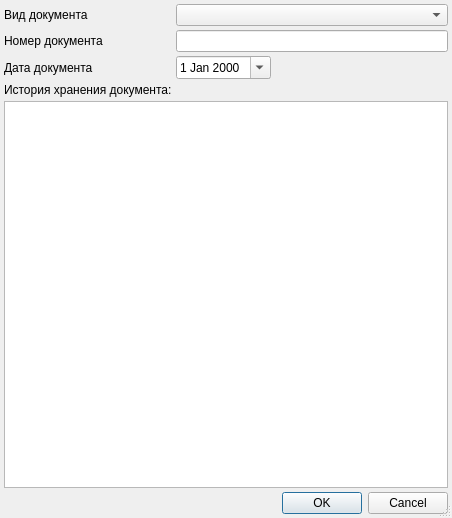
<?xml version="1.0" encoding="UTF-8"?>
<ui version="4.0">
 <class>ItemEditorDialog</class>
 <widget class="QDialog" name="ItemEditorDialog">
  <property name="geometry">
   <rect>
    <x>0</x>
    <y>0</y>
    <width>452</width>
    <height>518</height>
   </rect>
  </property>
  <property name="windowTitle">
   <string>ChangeMe!</string>
  </property>
  <property name="sizeGripEnabled">
   <bool>true</bool>
  </property>
  <layout class="QGridLayout" name="gridLayout">
   <property name="margin">
    <number>4</number>
   </property>
   <property name="spacing">
    <number>4</number>
   </property>
   <item row="0" column="0">
    <widget class="QLabel" name="lblDocumenType">
     <property name="sizePolicy">
      <sizepolicy hsizetype="Maximum" vsizetype="Preferred">
       <horstretch>0</horstretch>
       <verstretch>0</verstretch>
      </sizepolicy>
     </property>
     <property name="text">
      <string>Вид документа</string>
     </property>
     <property name="buddy">
      <cstring>cmbDocumentType</cstring>
     </property>
    </widget>
   </item>
   <item row="1" column="0">
    <widget class="QLabel" name="lblDocumentNumber">
     <property name="sizePolicy">
      <sizepolicy hsizetype="Maximum" vsizetype="Preferred">
       <horstretch>0</horstretch>
       <verstretch>0</verstretch>
      </sizepolicy>
     </property>
     <property name="text">
      <string>Номер документа</string>
     </property>
     <property name="buddy">
      <cstring>edtDocumentNumber</cstring>
     </property>
    </widget>
   </item>
   <item row="1" column="1" colspan="2">
    <widget class="QLineEdit" name="edtDocumentNumber"/>
   </item>
   <item row="2" column="0">
    <widget class="QLabel" name="lblDocumentDate">
     <property name="sizePolicy">
      <sizepolicy hsizetype="Maximum" vsizetype="Preferred">
       <horstretch>0</horstretch>
       <verstretch>0</verstretch>
      </sizepolicy>
     </property>
     <property name="text">
      <string>Дата документа</string>
     </property>
     <property name="buddy">
      <cstring>edtDocumentDate</cstring>
     </property>
    </widget>
   </item>
   <item row="2" column="1">
    <widget class="CDateEdit" name="edtDocumentDate">
     <property name="calendarPopup">
      <bool>true</bool>
     </property>
    </widget>
   </item>
   <item row="2" column="2">
    <spacer name="horizontalSpacer">
     <property name="orientation">
      <enum>Qt::Horizontal</enum>
     </property>
     <property name="sizeHint" stdset="0">
      <size>
       <width>173</width>
       <height>20</height>
      </size>
     </property>
    </spacer>
   </item>
   <item row="3" column="0">
    <widget class="QLabel" name="lblDocumentLocationHistory">
     <property name="sizePolicy">
      <sizepolicy hsizetype="Maximum" vsizetype="Preferred">
       <horstretch>0</horstretch>
       <verstretch>0</verstretch>
      </sizepolicy>
     </property>
     <property name="text">
      <string>История хранения документа:</string>
     </property>
    </widget>
   </item>
   <item row="4" column="0" colspan="3">
    <widget class="CInDocTableView" name="tblDocumentLocationHistory"/>
   </item>
   <item row="5" column="0" colspan="3">
    <widget class="QDialogButtonBox" name="buttonBox">
     <property name="standardButtons">
      <set>QDialogButtonBox::Cancel|QDialogButtonBox::Ok</set>
     </property>
    </widget>
   </item>
   <item row="0" column="1" colspan="2">
    <widget class="CRBComboBox" name="cmbDocumentType"/>
   </item>
  </layout>
 </widget>
 <customwidgets>
  <customwidget>
   <class>CRBComboBox</class>
   <extends>QComboBox</extends>
   <header>library/crbcombobox.h</header>
  </customwidget>
  <customwidget>
   <class>CInDocTableView</class>
   <extends>QTableView</extends>
   <header>library/InDocTable.h</header>
  </customwidget>
  <customwidget>
   <class>CDateEdit</class>
   <extends>QDateEdit</extends>
   <header>library/DateEdit</header>
  </customwidget>
 </customwidgets>
 <tabstops>
  <tabstop>cmbDocumentType</tabstop>
  <tabstop>edtDocumentNumber</tabstop>
  <tabstop>edtDocumentDate</tabstop>
  <tabstop>tblDocumentLocationHistory</tabstop>
  <tabstop>buttonBox</tabstop>
 </tabstops>
 <resources/>
 <connections>
  <connection>
   <sender>buttonBox</sender>
   <signal>accepted()</signal>
   <receiver>ItemEditorDialog</receiver>
   <slot>accept()</slot>
   <hints>
    <hint type="sourcelabel">
     <x>306</x>
     <y>511</y>
    </hint>
    <hint type="destinationlabel">
     <x>292</x>
     <y>216</y>
    </hint>
   </hints>
  </connection>
  <connection>
   <sender>buttonBox</sender>
   <signal>rejected()</signal>
   <receiver>ItemEditorDialog</receiver>
   <slot>reject()</slot>
   <hints>
    <hint type="sourcelabel">
     <x>306</x>
     <y>511</y>
    </hint>
    <hint type="destinationlabel">
     <x>292</x>
     <y>216</y>
    </hint>
   </hints>
  </connection>
 </connections>
</ui>
